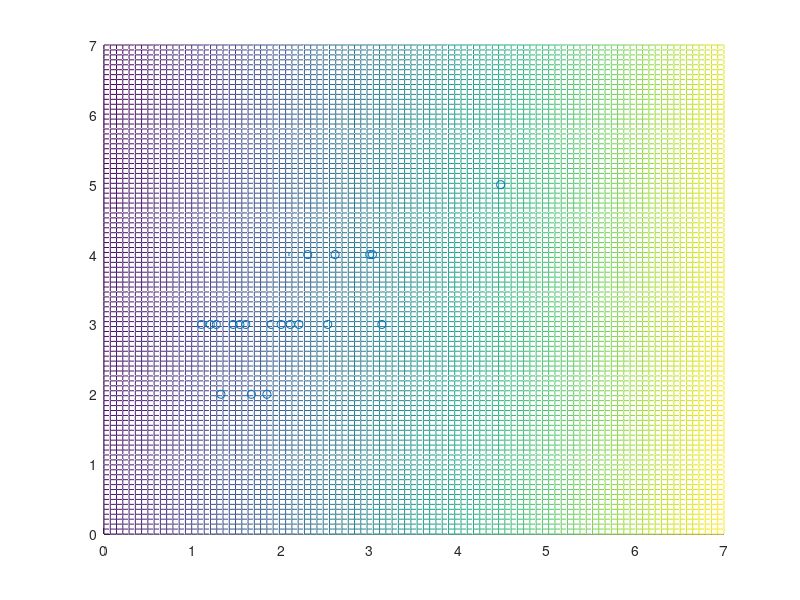

MATLAB code for this plot:
clear all;
clc;
%% Carregar os dados
L = load("housing_1.txt"); 
X = L(:,1);
X1 = L(:,2);
Y = L(:,3);
Apr = 0.01;
th = [0 ;0;0]; %% W inicial
A = [X X1 X.^0]; %% A 
E0 =0
out = 0
%% Loop da interação
for i = 1:100000
  Y_S=A*th;
  Y_out = Y_S - Y;
  C_som = sum(Y_out);
  B_som = sum(Y_out.*X1);
  A_som = sum(Y_out.*X);
  NA = [A_som  B_som  C_som];
  NA = NA./length(Y);
  NA = NA*Apr;
  th = th - NA';
endfor
%ver no console
O = [Y Y_S]
th
e =  Y - Y_S;
E = sum(e.^2)/length(X) 
X11=X1;%fix feio
% Mostrar o Grafico 3d
X1 = linspace(0,7);
Y1 = linspace(0,7);
[ XX, YY ] = meshgrid(X1,Y1);
Z_plano = th(3) + th(2)*YY +th(1)*XX;
figure;
hold on;
mesh(XX,YY,Z_plano);
plot3(X,X11,Y,'o');
